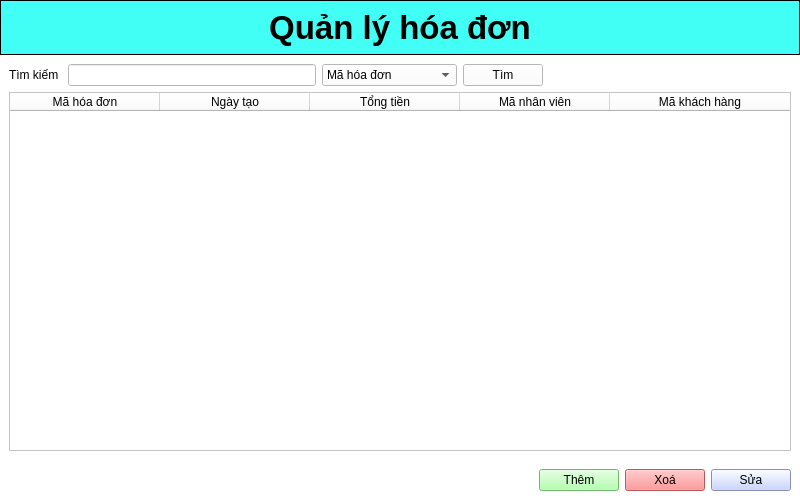
<?xml version="1.0" encoding="UTF-8"?>
<ui version="4.0">
 <class>Form</class>
 <widget class="QWidget" name="Form">
  <property name="geometry">
   <rect>
    <x>0</x>
    <y>0</y>
    <width>800</width>
    <height>500</height>
   </rect>
  </property>
  <property name="windowTitle">
   <string>Form</string>
  </property>
  <property name="styleSheet">
   <string notr="true">background-color: rgb(255, 255, 255);</string>
  </property>
  <layout class="QGridLayout" name="gridLayout_3">
   <property name="leftMargin">
    <number>0</number>
   </property>
   <property name="topMargin">
    <number>0</number>
   </property>
   <property name="rightMargin">
    <number>0</number>
   </property>
   <property name="bottomMargin">
    <number>0</number>
   </property>
   <property name="horizontalSpacing">
    <number>6</number>
   </property>
   <property name="verticalSpacing">
    <number>0</number>
   </property>
   <item row="0" column="0">
    <widget class="QWidget" name="widget" native="true">
     <property name="styleSheet">
      <string notr="true">QWidget{
	background-color: rgb(65, 255, 245);
	border:1px solid black
}
QLabel{
	border:none
}


</string>
     </property>
     <layout class="QVBoxLayout" name="verticalLayout">
      <item>
       <widget class="QLabel" name="label">
        <property name="font">
         <font>
          <pointsize>25</pointsize>
          <weight>75</weight>
          <bold>true</bold>
         </font>
        </property>
        <property name="layoutDirection">
         <enum>Qt::LeftToRight</enum>
        </property>
        <property name="text">
         <string>Quản lý hóa đơn</string>
        </property>
        <property name="alignment">
         <set>Qt::AlignCenter</set>
        </property>
       </widget>
      </item>
     </layout>
    </widget>
   </item>
   <item row="2" column="0">
    <widget class="QWidget" name="widget_3" native="true">
     <layout class="QGridLayout" name="gridLayout_2">
      <item row="0" column="0">
       <layout class="QHBoxLayout" name="horizontalLayout">
        <item>
         <spacer name="horizontalSpacer">
          <property name="orientation">
           <enum>Qt::Horizontal</enum>
          </property>
          <property name="sizeHint" stdset="0">
           <size>
            <width>218</width>
            <height>20</height>
           </size>
          </property>
         </spacer>
        </item>
        <item>
         <widget class="QPushButton" name="pushButton_3">
          <property name="styleSheet">
           <string notr="true">background-color: rgb(159, 255, 153);
</string>
          </property>
          <property name="text">
           <string>Thêm</string>
          </property>
          <property name="icon">
           <iconset>
            <normaloff>img/add.png</normaloff>img/add.png</iconset>
          </property>
          <property name="iconSize">
           <size>
            <width>20</width>
            <height>20</height>
           </size>
          </property>
         </widget>
        </item>
        <item>
         <widget class="QPushButton" name="pushButton">
          <property name="styleSheet">
           <string notr="true">background-color: rgb(255, 124, 125);

</string>
          </property>
          <property name="text">
           <string>Xoá</string>
          </property>
          <property name="icon">
           <iconset>
            <normaloff>img/delete.png</normaloff>img/delete.png</iconset>
          </property>
          <property name="iconSize">
           <size>
            <width>20</width>
            <height>20</height>
           </size>
          </property>
         </widget>
        </item>
        <item>
         <widget class="QPushButton" name="pushButton_2">
          <property name="styleSheet">
           <string notr="true">background-color: rgb(188, 202, 255);</string>
          </property>
          <property name="text">
           <string>Sửa</string>
          </property>
          <property name="icon">
           <iconset>
            <normaloff>img/refresh.png</normaloff>img/refresh.png</iconset>
          </property>
          <property name="iconSize">
           <size>
            <width>20</width>
            <height>20</height>
           </size>
          </property>
         </widget>
        </item>
       </layout>
      </item>
     </layout>
    </widget>
   </item>
   <item row="1" column="0">
    <widget class="QWidget" name="widget_2" native="true">
     <layout class="QVBoxLayout" name="verticalLayout_2">
      <item>
       <layout class="QHBoxLayout" name="horizontalLayout_2">
        <item>
         <widget class="QLabel" name="label_2">
          <property name="text">
           <string>Tìm kiếm </string>
          </property>
         </widget>
        </item>
        <item>
         <widget class="QLineEdit" name="lineEdit"/>
        </item>
        <item>
         <widget class="QComboBox" name="comboBox">
          <property name="minimumSize">
           <size>
            <width>135</width>
            <height>5</height>
           </size>
          </property>
          <item>
           <property name="text">
            <string>Mã hóa đơn</string>
           </property>
          </item>
          <item>
           <property name="text">
            <string>Ngày tạo</string>
           </property>
          </item>
          <item>
           <property name="text">
            <string>Mã nhân viên</string>
           </property>
          </item>
          <item>
           <property name="text">
            <string>Mã khách hàng</string>
           </property>
          </item>
         </widget>
        </item>
        <item>
         <widget class="QPushButton" name="pushButton_4">
          <property name="styleSheet">
           <string notr="true"/>
          </property>
          <property name="text">
           <string>Tìm</string>
          </property>
          <property name="icon">
           <iconset>
            <normaloff>img/search.png</normaloff>img/search.png</iconset>
          </property>
          <property name="iconSize">
           <size>
            <width>20</width>
            <height>20</height>
           </size>
          </property>
         </widget>
        </item>
        <item>
         <spacer name="horizontalSpacer_2">
          <property name="orientation">
           <enum>Qt::Horizontal</enum>
          </property>
          <property name="sizeHint" stdset="0">
           <size>
            <width>40</width>
            <height>20</height>
           </size>
          </property>
         </spacer>
        </item>
       </layout>
      </item>
      <item>
       <widget class="QTableWidget" name="tableWidget">
        <property name="sizePolicy">
         <sizepolicy hsizetype="Ignored" vsizetype="Expanding">
          <horstretch>0</horstretch>
          <verstretch>0</verstretch>
         </sizepolicy>
        </property>
        <property name="sortingEnabled">
         <bool>false</bool>
        </property>
        <property name="wordWrap">
         <bool>false</bool>
        </property>
        <property name="columnCount">
         <number>5</number>
        </property>
        <attribute name="horizontalHeaderCascadingSectionResizes">
         <bool>false</bool>
        </attribute>
        <attribute name="horizontalHeaderMinimumSectionSize">
         <number>47</number>
        </attribute>
        <attribute name="horizontalHeaderDefaultSectionSize">
         <number>150</number>
        </attribute>
        <attribute name="horizontalHeaderShowSortIndicator" stdset="0">
         <bool>false</bool>
        </attribute>
        <attribute name="horizontalHeaderStretchLastSection">
         <bool>true</bool>
        </attribute>
        <attribute name="verticalHeaderVisible">
         <bool>true</bool>
        </attribute>
        <attribute name="verticalHeaderCascadingSectionResizes">
         <bool>false</bool>
        </attribute>
        <column>
         <property name="text">
          <string>Mã hóa đơn</string>
         </property>
         <property name="textAlignment">
          <set>AlignCenter</set>
         </property>
        </column>
        <column>
         <property name="text">
          <string>Ngày tạo</string>
         </property>
         <property name="textAlignment">
          <set>AlignCenter</set>
         </property>
        </column>
        <column>
         <property name="text">
          <string>Tổng tiền</string>
         </property>
         <property name="textAlignment">
          <set>AlignCenter</set>
         </property>
        </column>
        <column>
         <property name="text">
          <string>Mã nhân viên</string>
         </property>
         <property name="textAlignment">
          <set>AlignCenter</set>
         </property>
        </column>
        <column>
         <property name="text">
          <string>Mã khách hàng</string>
         </property>
         <property name="textAlignment">
          <set>AlignCenter</set>
         </property>
        </column>
       </widget>
      </item>
     </layout>
    </widget>
   </item>
  </layout>
 </widget>
 <resources/>
 <connections/>
</ui>
